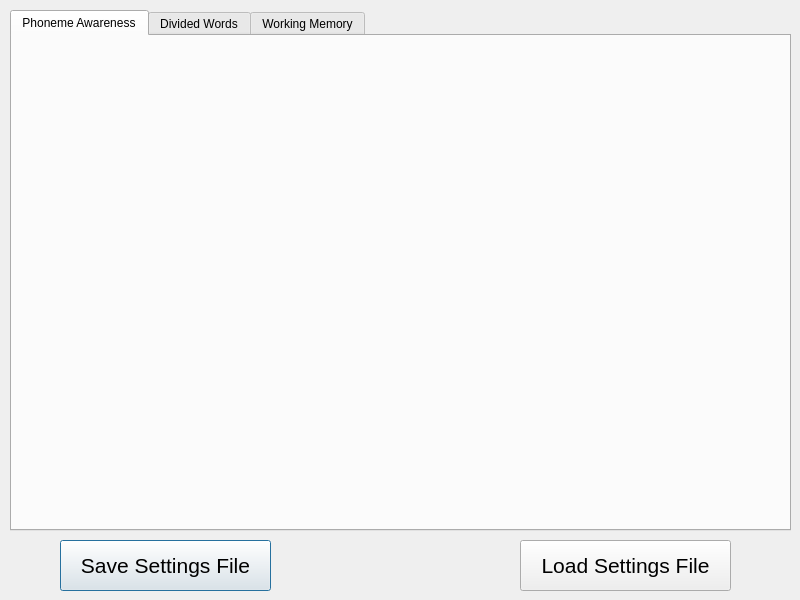
<?xml version="1.0" encoding="UTF-8"?>
<ui version="4.0">
 <class>mainWindow</class>
 <widget class="QDialog" name="mainWindow">
  <property name="geometry">
   <rect>
    <x>0</x>
    <y>0</y>
    <width>800</width>
    <height>600</height>
   </rect>
  </property>
  <property name="windowTitle">
   <string>Sifteo Game Customization</string>
  </property>
  <widget class="QTabWidget" name="gameSelector">
   <property name="geometry">
    <rect>
     <x>10</x>
     <y>10</y>
     <width>781</width>
     <height>521</height>
    </rect>
   </property>
   <property name="currentIndex">
    <number>0</number>
   </property>
   <widget class="QWidget" name="phonemeAwarenessTab">
    <attribute name="title">
     <string>Phoneme Awareness</string>
    </attribute>
   </widget>
   <widget class="QWidget" name="dividedWordTab">
    <attribute name="title">
     <string>Divided Words</string>
    </attribute>
   </widget>
   <widget class="QWidget" name="workingMemoryTab">
    <attribute name="title">
     <string>Working Memory</string>
    </attribute>
   </widget>
  </widget>
  <widget class="QPushButton" name="saveButton">
   <property name="geometry">
    <rect>
     <x>60</x>
     <y>540</y>
     <width>211</width>
     <height>51</height>
    </rect>
   </property>
   <property name="font">
    <font>
     <pointsize>16</pointsize>
    </font>
   </property>
   <property name="text">
    <string>Save Settings File</string>
   </property>
  </widget>
  <widget class="QPushButton" name="loadButton">
   <property name="geometry">
    <rect>
     <x>520</x>
     <y>540</y>
     <width>211</width>
     <height>51</height>
    </rect>
   </property>
   <property name="font">
    <font>
     <pointsize>16</pointsize>
    </font>
   </property>
   <property name="text">
    <string>Load Settings File</string>
   </property>
  </widget>
 </widget>
 <resources/>
 <connections/>
</ui>
